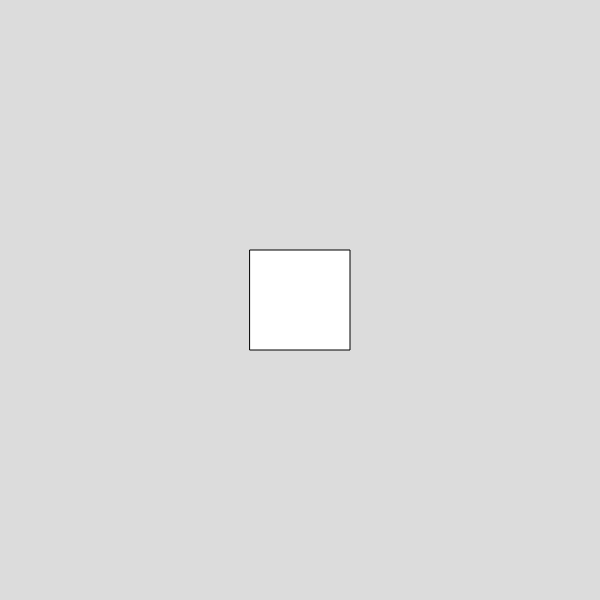
Frame 1 (no input)
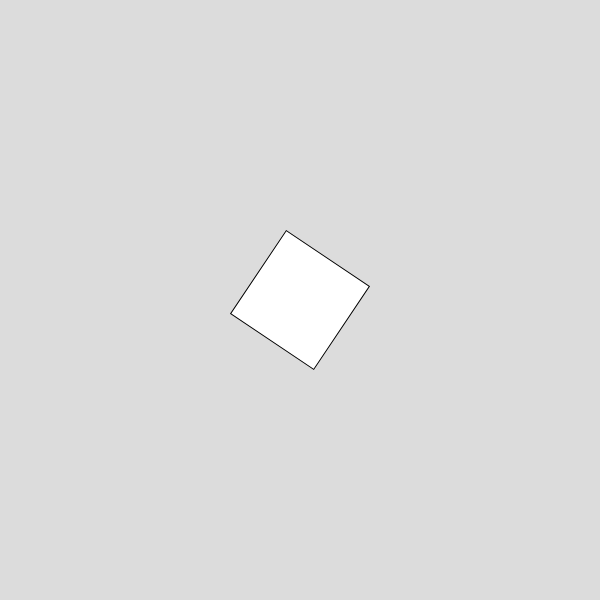
Frame 60 (no input)
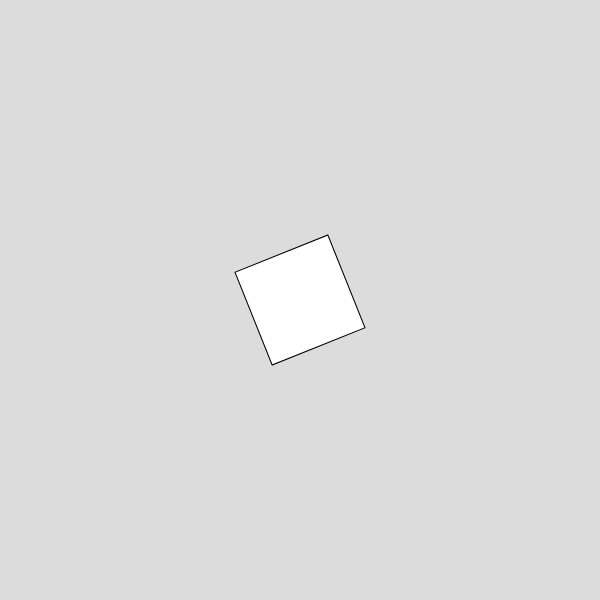
Frame 120 (the mouse pressed at the canvas centre since frame 60)

The p5.js sketch that drew these frames (run headless with seeded random() and noise() and a simulated clock; from frame 60 on, the mouse is pressed at the canvas centre):

// p5.js sketch
// ── sketch.js
var angle;

function setup() {
  createCanvas(600, 600);
  
  // by default the first two parameters rect(upper left corner)
  // with CENTER mode, the first two parameters are the center of rectangle
  rectMode(CENTER);

  angle = 0.0;
}

function draw() {
  background(220);
  
  // we're about to move or rotate the canvas temporarily
  push();

  // move the pivot point!
  // this line changes the center point of the canvas to 0,0
  translate(width/2, height/2);
  
  rotate(angle);


  rect(0, 0, 100, 100);

  // resets the center point to width/2, height/2
  pop();

  angle += 0.01;
}
